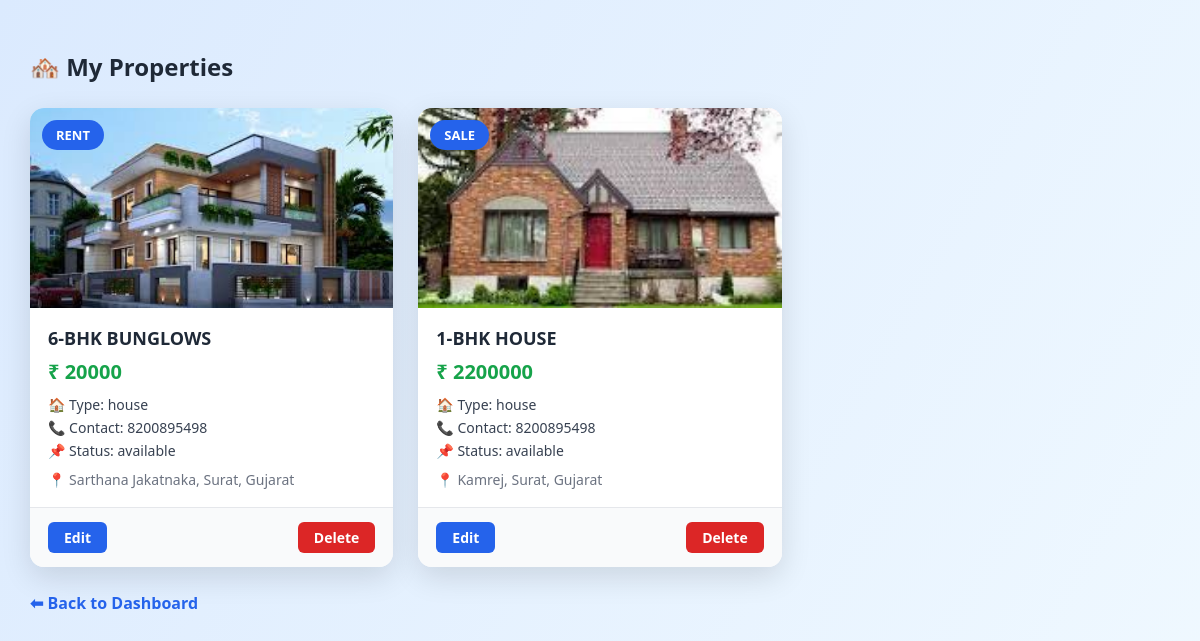
Page /my-properties (signed in) on the committed database.
### tables this page shows
CREATE TABLE properties (
            id INTEGER PRIMARY KEY AUTOINCREMENT,
            owner_id INTEGER,
            title TEXT,
            type TEXT,
            price INTEGER,
            description TEXT,
            image TEXT,
            contact_number TEXT,
            status TEXT DEFAULT 'available',
            deal_type TEXT,
            state TEXT,
            city TEXT,
            area TEXT
        );

### app.py (the view)
@app.route("/my-properties")
def my_properties():
    if "user" not in session or session.get("role") != "owner":
        return redirect(url_for("login"))
    conn = get_db()
    cursor = conn.cursor()
    cursor.execute(
        "SELECT id FROM users WHERE username=?",
        (session["user"],)
    )
    owner_id = cursor.fetchone()[0]
    cursor.execute("""
        SELECT * FROM properties
        WHERE owner_id=?
    """, (owner_id,))
    properties = cursor.fetchall()
    conn.close()
    return render_template("my_properties.html", properties=properties)

### app.py (called while the page is built)
@app.after_request
def add_global_headers(response):
    response.headers["Cache-Control"] = "no-store, no-cache, must-revalidate, private"
    response.headers["Pragma"] = "no-cache"
    response.headers["Expires"] = "0"
    return response

def get_db():
    conn = sqlite3.connect("users.db", timeout=10)
    conn.row_factory = sqlite3.Row
    return conn

### templates/my_properties.html (shortened to what this page needs)
<!DOCTYPE html>
<html lang="en">
<head>
</head>
<body>
<h2>🏘️ My Properties</h2>
{% if properties %}
<div class="properties-grid">
    {% for p in properties %}
    <div class="property-card">
        <div class="image-box">
            <img src="{{ url_for('static', filename='uploads/' + p[6]) }}">
            <div class="badge">{{ p[9]|upper }}</div>
        </div>
        <div class="property-body">
            <div class="property-title">{{ p[2] }}</div>
            <div class="price">₹ {{ p[4] }}</div>
            <div class="info">🏠 Type: {{ p[3] }}</div>
            <div class="info">📞 Contact: {{ p[7] }}</div>
            <div class="info">📌 Status: {{ p[8] }}</div>
            <div class="location">
                📍 {{ p[12] }}, {{ p[11] }}, {{ p[10] }}
            </div>
        </div>
        <div class="property-actions">
            <a href="{{ url_for('edit_property', property_id=p[0]) }}" class="edit">Edit</a>
            <a href="{{ url_for('delete_property', property_id=p[0]) }}"
               class="delete"
               onclick="return confirm('Are you sure you want to delete this property?');">
               Delete
            </a>
        </div>
    </div>
    {% endfor %}
</div>
{% else %}
<p>No properties added yet.</p>
{% endif %}
<a href="/owner/dashboard" class="back">⬅ Back to Dashboard</a>
</body>
</html>

### templates/my_properties.html (style rules this page uses)
* { box-sizing: border-box; font-family: "Segoe UI", Arial, sans-serif; }
body { margin: 0; padding: 30px; min-height: 100vh; background: linear-gradient( 120deg, #dbeafe, #f0f9ff, #e0e7ff, #cffafe ); background-size: 300% 300%; animation: bgMove 8s ease-in-out infinite; }
h2 { margin-bottom: 25px; color: #1f2937; }
.properties-grid { display: grid; grid-template-columns: repeat(auto-fill, minmax(340px, 1fr)); gap: 25px; }
.property-card { background: white; border-radius: 14px; overflow: hidden; box-shadow: 0 10px 30px rgba(0,0,0,0.12); transition: transform 0.3s ease, box-shadow 0.3s ease; }
.image-box { position: relative; height: 200px; overflow: hidden; }
.image-box img { width: 100%; height: 100%; object-fit: cover; }
.badge { position: absolute; top: 12px; left: 12px; background: #2563eb; color: white; padding: 6px 14px; border-radius: 20px; font-size: 13px; font-weight: bold; }
.property-body { padding: 18px; }
.property-title { font-size: 18px; font-weight: 600; margin-bottom: 8px; color: #1f2937; }
.price { font-size: 20px; font-weight: bold; color: #16a34a; margin-bottom: 10px; }
.info { font-size: 14px; color: #374151; margin: 4px 0; }
.location { margin-top: 10px; font-size: 14px; color: #6b7280; }
.property-actions { display: flex; justify-content: space-between; padding: 14px 18px; border-top: 1px solid #e5e7eb; background: #f9fafb; }
.property-actions a { text-decoration: none; font-weight: 600; padding: 6px 16px; border-radius: 6px; font-size: 14px; color: white; }
.edit { background: #2563eb; }
.delete { background: #dc2626; }
.back { display: inline-block; margin-top: 25px; text-decoration: none; color: #2563eb; font-weight: bold; }

### rows in the picture
properties: image (picture), deal_type "RENT", title "6-BHK BUNGLOWS", price "20000", type "house", contact_number "8200895498", status "available", area "Sarthana Jakatnaka", city "Surat", state "Gujarat"
properties: image (picture), deal_type "SALE", title "1-BHK HOUSE", price "2200000", type "house", contact_number "8200895498", status "available", area "Kamrej", city "Surat", state "Gujarat"
